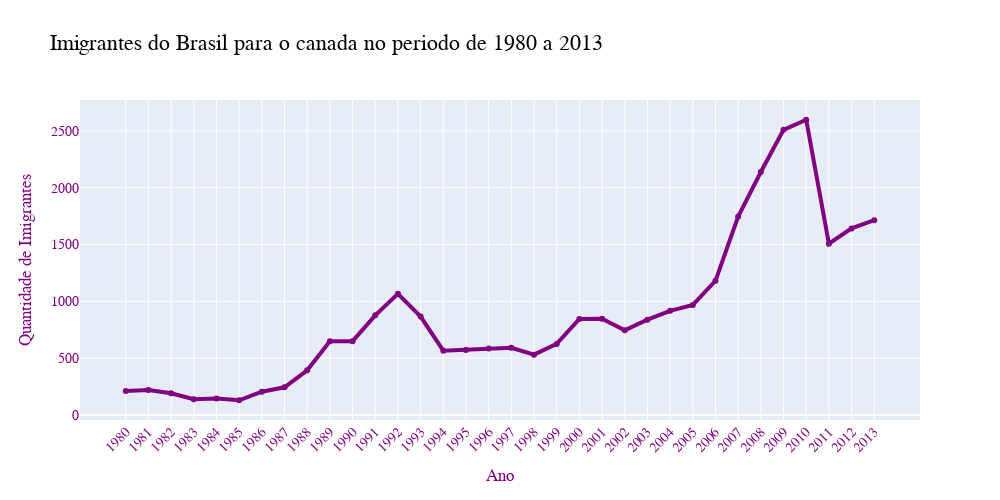

The notebook cell this image was saved under:
### Code cell
fig = px.line(brasil_dados, x = 'Ano', y = 'Imigrantes', title = 'Imigrantes do Brasil para o canada no periodo de 1980 a 2013', markers = True)
fig.update_traces(line_color = 'purple', line_width = 4)
fig.update_layout(width = 1000, height = 500,
                  xaxis={'tickangle': -45},
                  font_family = 'arial',
                  font_size = 14,
                  font_color = 'purple',
                  title_font_color = 'black',
                  title_font_size = 22,
                  xaxis_title = 'Ano',
                  yaxis_title = 'Quantidade de Imigrantes')
fig.show()

### Figure 1 — Plotly figure (JSON) as saved in the notebook; plotly's stock layout.template omitted (floating-point values rounded to 4 significant figures)
{"data": [{"hovertemplate": "Ano=%{x}<br>Imigrantes=%{y}<extra></extra>", "legendgroup": "", "line": {"color": "purple", "dash": "solid", "width": 4}, "marker": {"symbol": "circle"}, "mode": "markers+lines", "name": "", "orientation": "v", "showlegend": false, "type": "scatter", "x": ["1980", "1981", "1982", "1983", "1984", "1985", "1986", "1987", "1988", "1989", "1990", "1991", "1992", "1993", "1994", "1995", "1996", "1997", "1998", "1999", "2000", "2001", "2002", "2003", "2004", "2005", "2006", "2007", "2008", "2009", "2010", "2011", "2012", "2013"], "xaxis": "x", "y": [211, 220, 192, 139, 145, 130, 205, 244, 394, 650, 650, 877, 1066, 866, 566, 572, 586, 591, 531, 626, 845, 847, 745, 839, 917, 969, 1181, 1746, 2138, 2509, 2598, 1508, 1642, 1714], "yaxis": "y"}], "layout": {"font": {"color": "purple", "family": "arial", "size": 14}, "height": 500, "legend": {"tracegroupgap": 0}, "title": {"font": {"color": "black", "size": 22}, "text": "Imigrantes do Brasil para o canada no periodo de 1980 a 2013"}, "width": 1000, "xaxis": {"anchor": "y", "domain": [0, 1], "tickangle": -45, "title": {"text": "Ano"}}, "yaxis": {"anchor": "x", "domain": [0, 1], "title": {"text": "Quantidade de Imigrantes"}}}}
